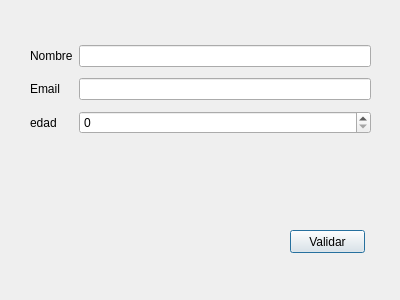
<?xml version="1.0" encoding="UTF-8"?>
<ui version="4.0">
 <class>Dialog</class>
 <widget class="QDialog" name="Dialog">
  <property name="geometry">
   <rect>
    <x>0</x>
    <y>0</y>
    <width>400</width>
    <height>300</height>
   </rect>
  </property>
  <property name="windowTitle">
   <string>Dialog</string>
  </property>
  <widget class="QPushButton" name="boton">
   <property name="geometry">
    <rect>
     <x>290</x>
     <y>230</y>
     <width>75</width>
     <height>23</height>
    </rect>
   </property>
   <property name="text">
    <string>Validar</string>
   </property>
  </widget>
  <widget class="QWidget" name="">
   <property name="geometry">
    <rect>
     <x>30</x>
     <y>40</y>
     <width>341</width>
     <height>101</height>
    </rect>
   </property>
   <layout class="QGridLayout" name="gridLayout">
    <item row="0" column="0">
     <widget class="QLabel" name="label">
      <property name="text">
       <string>Nombre</string>
      </property>
     </widget>
    </item>
    <item row="0" column="1">
     <widget class="QLineEdit" name="nombre"/>
    </item>
    <item row="1" column="0">
     <widget class="QLabel" name="label_2">
      <property name="text">
       <string>Email</string>
      </property>
     </widget>
    </item>
    <item row="1" column="1">
     <widget class="QLineEdit" name="email"/>
    </item>
    <item row="2" column="0">
     <widget class="QLabel" name="label_3">
      <property name="text">
       <string>edad</string>
      </property>
     </widget>
    </item>
    <item row="2" column="1">
     <widget class="QSpinBox" name="edad"/>
    </item>
   </layout>
  </widget>
 </widget>
 <resources/>
 <connections/>
</ui>
